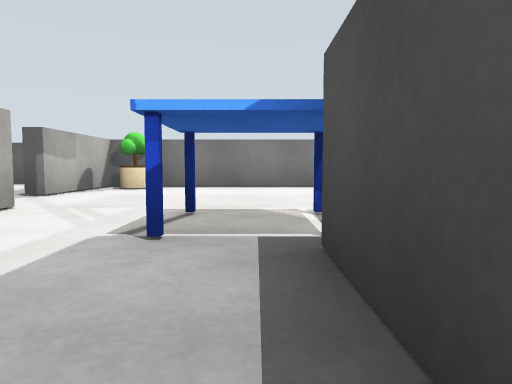
[1] (above)

16 first-person views from a walk through a robot-simulator world made for Gazebo. The camera is 0.22 m above the floor, tilts 4° down and sees 70° across. The floor is counted in squares, 0.5 m on a side. Each view is taken from the middle of a square. On the plan, view 1 faces up. The plan holds only what a view shows up to about 9 squares ahead; the rest is blank. The place goes on beyond the plan.

[2]
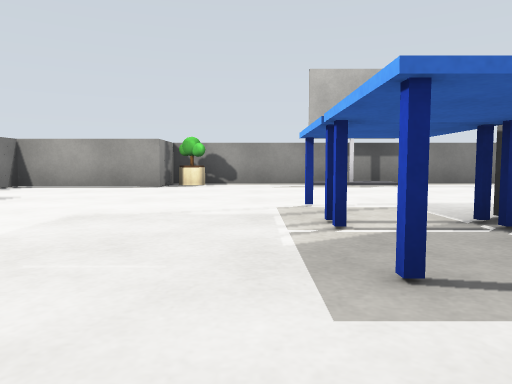

[3]
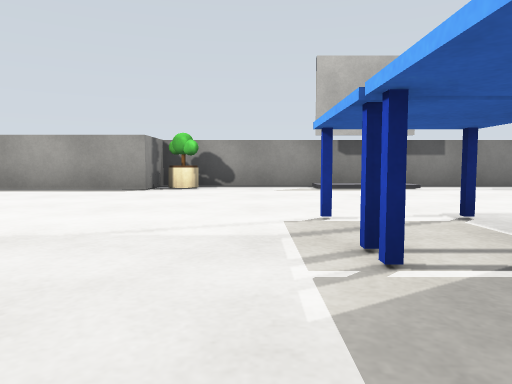

[4]
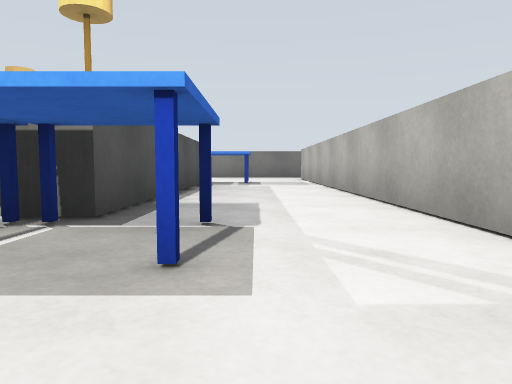

[5]
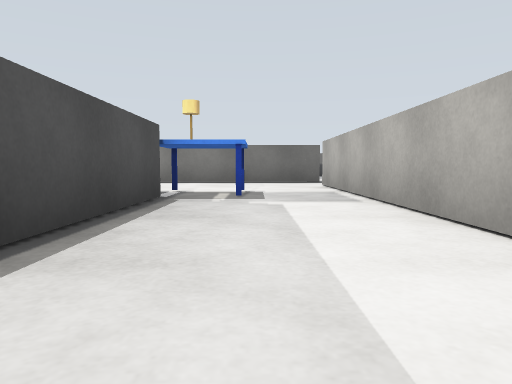

[6]
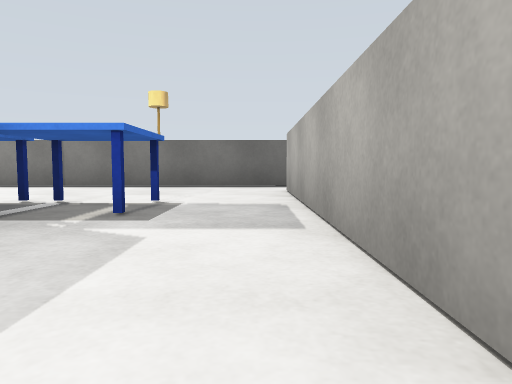

[7]
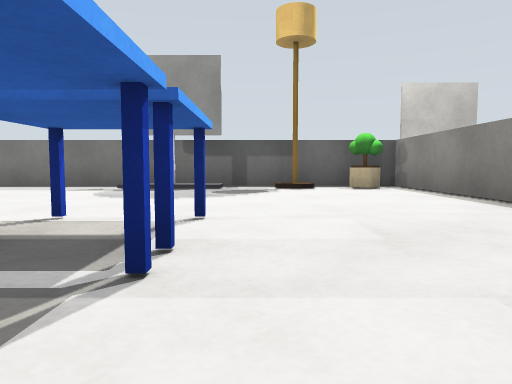

[8]
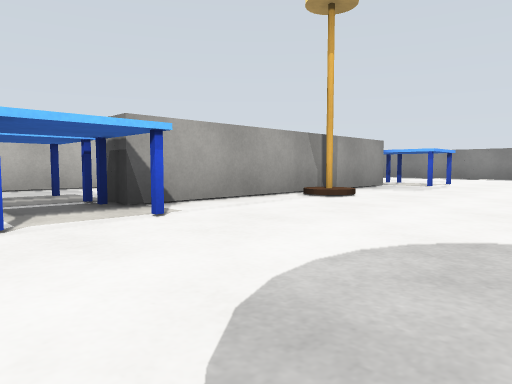

[9]
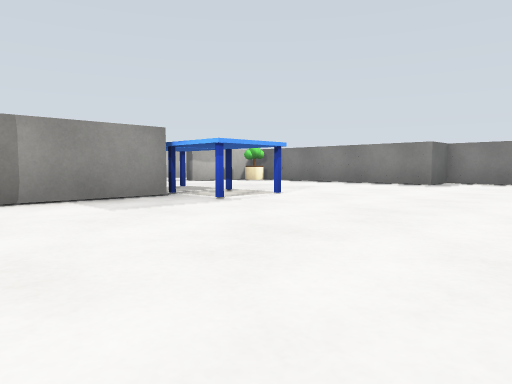

[10]
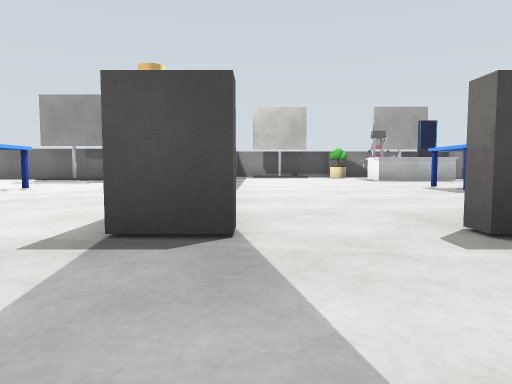

[11]
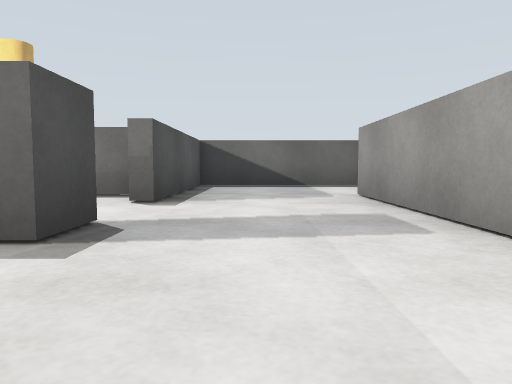

[12]
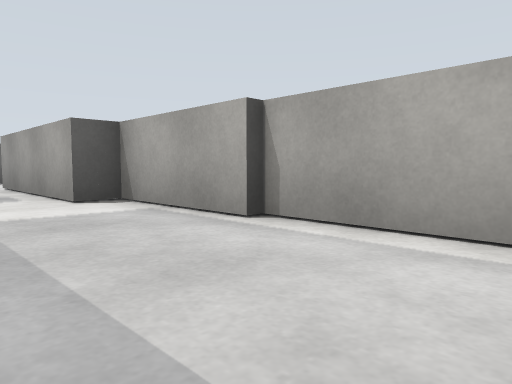

[13]
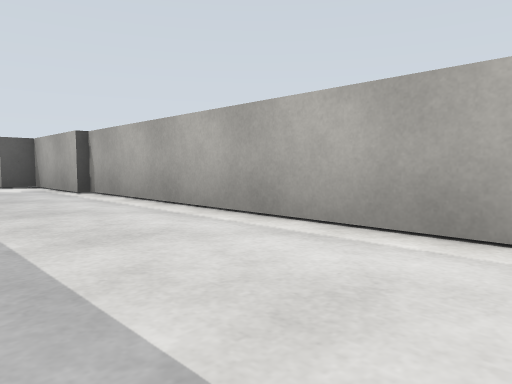

[14]
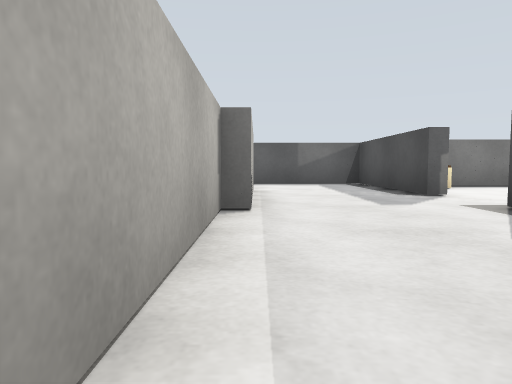

[15]
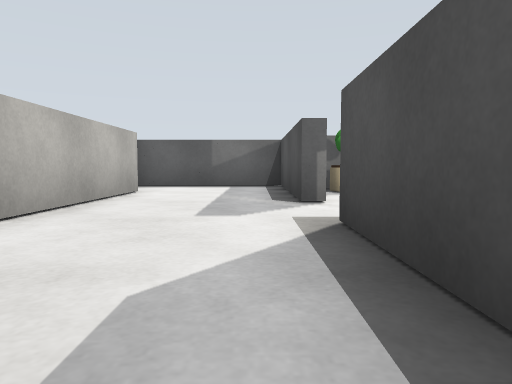

[16]
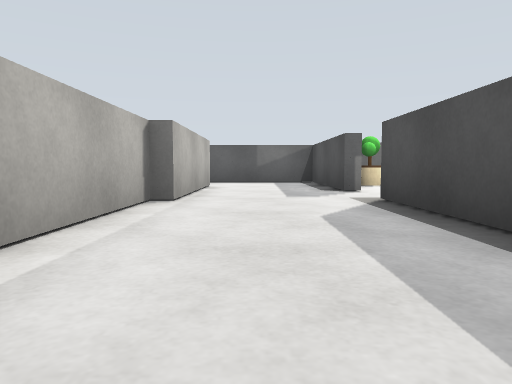

### Floor plan
Ten units are one square. View 1 is at (0, 0); x grows to the right and y downward. Boxes are objects, and circles mark ways between rooms. Rooms are numbered by the first view taken in them; rooms with no view inside come last. Other rooms are left out.
<svg viewBox="-71 -95 147 252">
<path fill="none" stroke="#000" d="M4 -19 12 -19 12 42 6 42M4 32 4 -14M71 -25 71 -60 58 -60 58 -90 31 -90M-25 -39 -25 76M71 34 71 -15M29 -88 29 -79 -31 -79 -31 -54M-27 91 71 91 71 44M-60 62 -60 87M-56 87 -56 126M-33 -12 -33 -39M-27 99 -27 91M-63 -38 -63 64M-33 -54 -33 -90 -66 -90M-64 152 -27 152 -27 115M-60 -74 -60 -36"/>
<rect x="-25" y="-75" width="10" height="10" fill="#bbb"><title>tree</title></rect>
<rect x="-15" y="35" width="20" height="20" fill="#bbb"><title>cafe table</title></rect>
<rect x="-5" y="-35" width="20" height="20" fill="#bbb"><title>cafe table</title></rect>
<rect x="5" y="35" width="20" height="20" fill="#bbb"><title>cafe table</title></rect>
<rect x="15" y="5" width="10" height="10" fill="#bbb"><title>lamp</title></rect>
<rect x="15" y="-35" width="10" height="20" fill="#bbb"><title>cafe table</title></rect>
<rect x="55" y="75" width="10" height="10" fill="#bbb"><title>tree</title></rect>
<rect x="55" y="65" width="10" height="10" fill="#bbb"><title>lamp</title></rect>
<rect x="55" y="-55" width="10" height="10" fill="#bbb"><title>tree</title></rect>
<circle cx="-30" cy="-45" r="3" fill="#2a7"/>
<circle cx="-30" cy="80" r="3" fill="#2a7"/>
<text x="20" y="0">1</text>
<text x="-50" y="40">2</text>
</svg>
Room 1 opens to room 2.

Where each view was taken, in squares from view 1:
view 1: 0 up, 0 right, facing up
view 2: 4 up, 2 left, facing right
view 3: 4 up, 1 left, facing right
view 4: 5 up, 1 left, facing down
view 5: 1 up, 1 left, facing down
view 6: 1 down, 2 left, facing down
view 7: 6 down, 1 left, facing right
view 8: 6 down, 5 right, facing up-left
view 9: 1 down, 6 right, facing up-left
view 10: 10 down, 5 left, facing right
view 11: 7 down, 4 left, facing down
view 12: 4 down, 4 left, facing down-left
view 13: 0 up, 4 left, facing down-left
view 14: 0 up, 6 left, facing up
view 15: 1 up, 4 left, facing up
view 16: 1 down, 5 left, facing up
